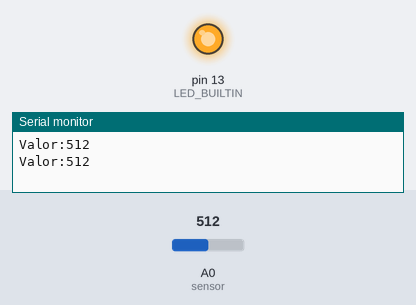
Bench run of a sketch on a simulated Arduino Uno, built with avr-gcc and run on an emulated ATmega328P. Shown: output pins drawn as LEDs (lit = HIGH), the last lines printed to the serial monitor. Inputs (shaded band) come from the test bench; at power-on: A0 (sensor) = 512.

Above: at 11.0 s.
11.1 s: A0 (sensor) set to 122
21.3 s: A0 (sensor) set to 0
At 22.1 s:
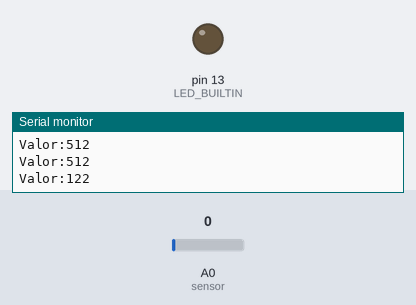
35.3 s: A0 (sensor) set to 511
At 35.9 s:
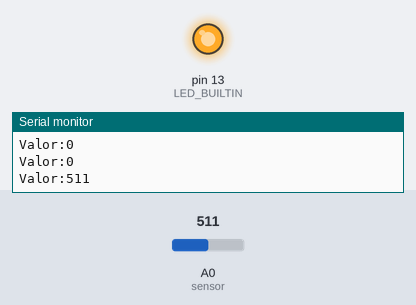
Timing chart, 0 to 52.1 s (numbered marks = the images above; inputs shaded):
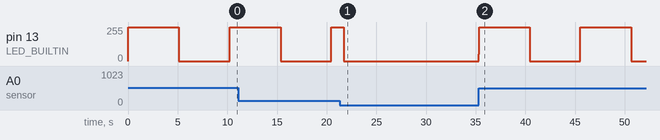

The sketch:

obstacle_sensor.ino
```cpp
/*


 */

 //Inicialize reading variable
 int sensor = A0;

 //Variable declaration which place sensor values
 int valor;


void setup() {
  // Inicialize serial comunication
  Serial.begin(9600);

  // initialize digital pin LED_BUILTIN as an output.
  pinMode(LED_BUILTIN, OUTPUT);


}

void loop() {

  //Reads the sensor values
  valor = analogRead(sensor);

  Serial.print("Valor:");
  Serial.println(valor);


  /*Converte os dados do sensor para controle do LED
  /Valores convertidos para range entre 100 e 1000
  int value;
  int aux;
  aux = 1000(sensor-Min_sensor)-100(sensor-Max_sensor);
  value = aux/(Max_sensor-Min_sensor);
  */

  //Implementation of raange control
  //int distancia = map(valor,0,1023,0,4);
  int distancia = 10*valor;

  /*3 possible states
  switch (distancia) {

case 0:
digitalWrite(LED_BUILTIN, HIGH);
  delay(1000);
  digitalWrite(LED_BUILTIN, LOW);
  delay(1000);
break;

case 1:
digitalWrite(LED_BUILTIN, HIGH);
  delay(750);
  digitalWrite(LED_BUILTIN, LOW);
  delay(750);
break;

case 2:
digitalWrite(LED_BUILTIN, HIGH);
  delay(350);
  digitalWrite(LED_BUILTIN, LOW);
  delay(350);
break;


default:
  digitalWrite(LED_BUILTIN, LOW);
  delay(100);
break;
*/

  digitalWrite(LED_BUILTIN, HIGH);
  delay(distancia);
  digitalWrite(LED_BUILTIN, LOW);
  delay(distancia);

//}
}
```

Measured:
- after the input at 21.3 s, pin 13 (LED_BUILTIN): goes on until 21.7 s, then stays 0/255
- after the input at 35.3 s, pin 13 (LED_BUILTIN): alternates 255/255 for 5.1 s and 0/255 for 5.1 s, starting at once
